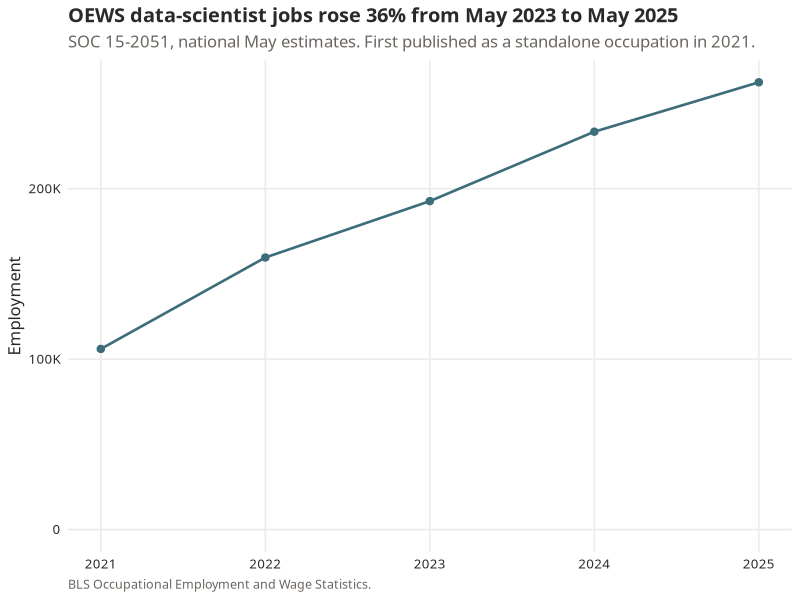
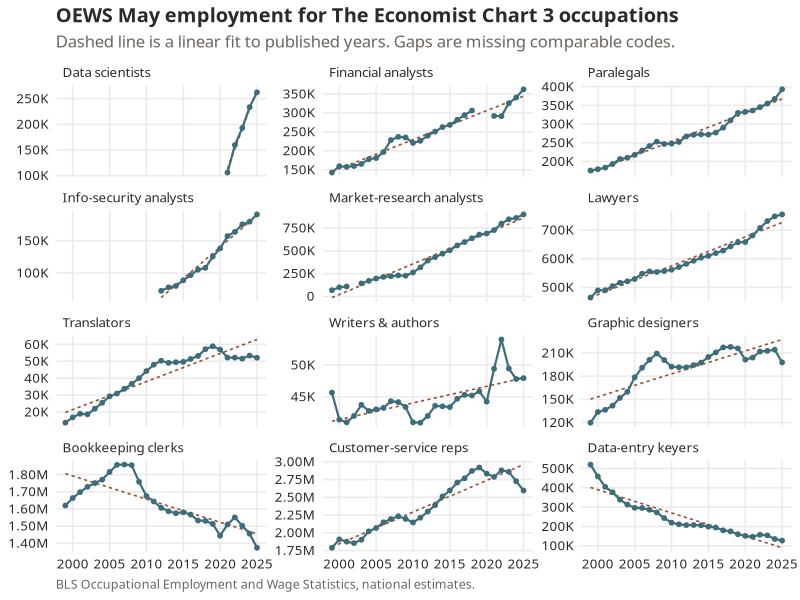
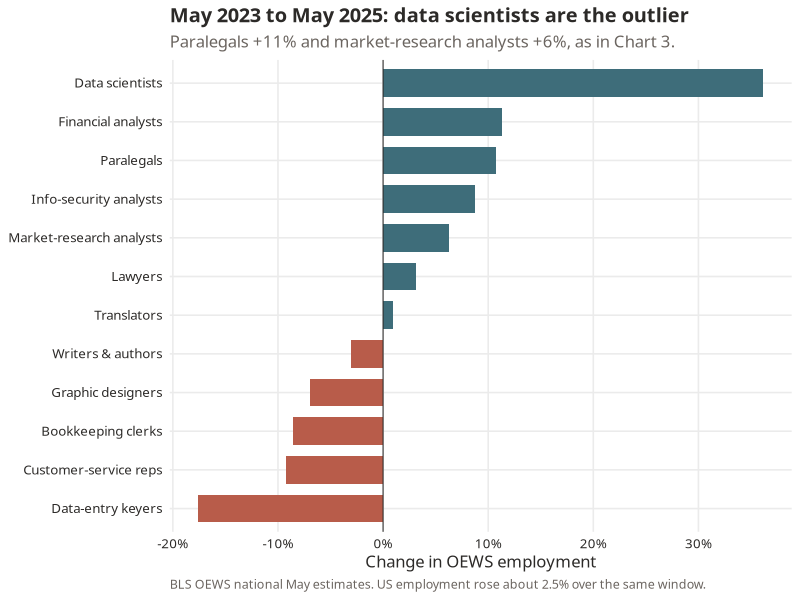
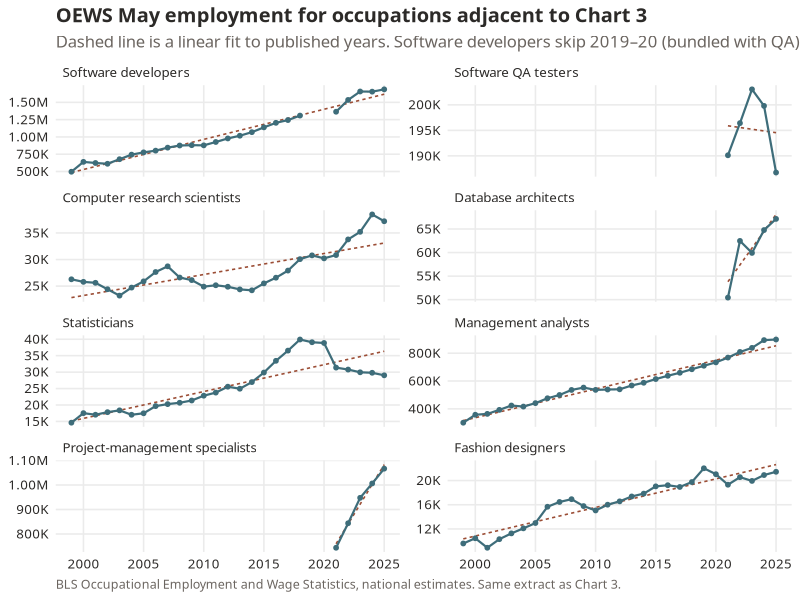

The R script that drew these images, in order:
library(dplyr)
library(readr)
library(ggplot2)
library(scales)
library(tidyr)

notebook_dir <- {
  csv <- "oews_occupations.csv"
  ofile <- Filter(Negate(is.null), lapply(sys.frames(), `[[`, "ofile"))
  candidates <- c(
    getwd(),
    file.path(getwd(), "notebooks", "data_scientist_employment"),
    if (length(ofile)) dirname(ofile[[1]])
  )
  found <- candidates[file.exists(file.path(candidates, csv))]
  if (!length(found)) {
    stop("Cannot find oews_occupations.csv from ", getwd())
  }
  normalizePath(found[[1]])
}
setwd(notebook_dir)
dir.create("plots", showWarnings = FALSE)

occupations <- c(
  "Data scientists",
  "Financial analysts",
  "Paralegals",
  "Info-security analysts",
  "Market-research analysts",
  "Lawyers",
  "Translators",
  "Writers & authors",
  "Graphic designers",
  "Bookkeeping clerks",
  "Customer-service reps",
  "Data-entry keyers"
)

oews <- read_csv("oews_occupations.csv", show_col_types = FALSE) |>
  filter(occupation %in% occupations) |>
  mutate(occupation = factor(occupation, levels = occupations))

# Insert NA years so ggplot does not draw a line across classification gaps.
oews_plot <- oews |>
  complete(occupation, year = min(year):max(year))

ink <- "#2C2A28"
teal <- "#3E6D7A"
muted <- "#6B6560"
rust <- "#9B4D35"

theme_note <- function() {
  theme_minimal(base_family = "Avenir Next", base_size = 12) +
    theme(
      plot.title = element_text(face = "bold", colour = ink, hjust = 0),
      plot.subtitle = element_text(colour = muted, hjust = 0),
      plot.caption = element_text(colour = muted, hjust = 0, size = 9),
      panel.grid.minor = element_blank(),
      strip.text = element_text(hjust = 0, colour = ink),
      axis.text = element_text(colour = ink),
      axis.title = element_text(colour = ink)
    )
}

oews

change <- oews |>
  filter(year %in% c(2023, 2025)) |>
  select(occupation, year, employment) |>
  pivot_wider(names_from = year, values_from = employment, names_prefix = "y") |>
  mutate(change_pct = 100 * (y2025 / y2023 - 1)) |>
  arrange(desc(change_pct))

change

ds <- oews |> filter(occupation == "Data scientists")
y2023 <- ds$employment[ds$year == 2023]
y2025 <- ds$employment[ds$year == 2025]

p_ds <- ggplot(ds, aes(year, employment)) +
  geom_line(colour = teal, linewidth = 0.9) +
  geom_point(colour = teal, size = 2.2) +
  scale_x_continuous(breaks = ds$year) +
  scale_y_continuous(labels = label_number(scale_cut = cut_short_scale()),
                     limits = c(0, NA)) +
  labs(
    title = sprintf(
      "OEWS data-scientist jobs rose %.0f%% from May 2023 to May 2025",
      100 * (y2025 / y2023 - 1)
    ),
    subtitle = "SOC 15-2051, national May estimates. First published as a standalone occupation in 2021.",
    x = NULL,
    y = "Employment",
    caption = "BLS Occupational Employment and Wage Statistics."
  ) +
  theme_note()
ggsave(file.path(notebook_dir, "plots", "data_scientists.png"), p_ds,
       width = 9.2, height = 5.2, dpi = 150)

p_facet <- ggplot(oews_plot, aes(year, employment)) +
  geom_smooth(method = "lm", formula = y ~ x, se = FALSE, colour = rust,
              linewidth = 0.55, linetype = "22", na.rm = TRUE) +
  geom_line(colour = teal, linewidth = 0.75) +
  geom_point(colour = teal, size = 1.3, na.rm = TRUE) +
  facet_wrap(~occupation, scales = "free_y", ncol = 3) +
  scale_x_continuous(breaks = c(2000, 2005, 2010, 2015, 2020, 2025)) +
  scale_y_continuous(labels = label_number(scale_cut = cut_short_scale())) +
  labs(
    title = "OEWS May employment for The Economist Chart 3 occupations",
    subtitle = "Dashed line is a linear fit to published years. Gaps are missing comparable codes.",
    x = NULL,
    y = NULL,
    caption = "BLS Occupational Employment and Wage Statistics, national estimates."
  ) +
  theme_note()
ggsave(file.path(notebook_dir, "plots", "facet.png"), p_facet,
       width = 9.5, height = 8.8, dpi = 600, bg = "white",
       device = ragg::agg_png)

p_change <- change |>
  mutate(occupation = factor(occupation, levels = rev(occupation))) |>
  ggplot(aes(change_pct, occupation, fill = change_pct > 0)) +
  geom_col(width = 0.72) +
  geom_vline(xintercept = 0, colour = ink, linewidth = 0.35) +
  scale_fill_manual(values = c("#B85C4A", teal), guide = "none") +
  scale_x_continuous(labels = label_number(suffix = "%")) +
  labs(
    title = "May 2023 to May 2025: data scientists are the outlier",
    subtitle = "Paralegals +11% and market-research analysts +6%, as in Chart 3.",
    x = "Change in OEWS employment",
    y = NULL,
    caption = "BLS OEWS national May estimates. US employment rose about 2.5% over the same window."
  ) +
  theme_note()
ggsave(file.path(notebook_dir, "plots", "change_2023_2025.png"), p_change,
       width = 9.2, height = 5.6, dpi = 150)

adjacent <- c(
  "Software developers",
  "Software QA testers",
  "Computer research scientists",
  "Database architects",
  "Statisticians",
  "Management analysts",
  "Project-management specialists",
  "Fashion designers"
)

oews_adj <- read_csv("oews_occupations.csv", show_col_types = FALSE) |>
  filter(occupation %in% adjacent) |>
  mutate(occupation = factor(occupation, levels = adjacent))

oews_adj_plot <- oews_adj |>
  complete(occupation, year = min(year):max(year))

change_adj <- oews_adj |>
  filter(year %in% c(2023, 2025)) |>
  select(occupation, year, employment) |>
  pivot_wider(names_from = year, values_from = employment, names_prefix = "y") |>
  mutate(change_pct = 100 * (y2025 / y2023 - 1)) |>
  arrange(desc(change_pct))

change_adj

p_adj <- ggplot(oews_adj_plot, aes(year, employment)) +
  geom_smooth(method = "lm", formula = y ~ x, se = FALSE, colour = rust,
              linewidth = 0.55, linetype = "22", na.rm = TRUE) +
  geom_line(colour = teal, linewidth = 0.75) +
  geom_point(colour = teal, size = 1.3, na.rm = TRUE) +
  facet_wrap(~occupation, scales = "free_y", ncol = 2) +
  scale_x_continuous(breaks = c(2000, 2005, 2010, 2015, 2020, 2025)) +
  scale_y_continuous(labels = label_number(scale_cut = cut_short_scale())) +
  labs(
    title = "OEWS May employment for occupations adjacent to Chart 3",
    subtitle = "Dashed line is a linear fit to published years. Software developers skip 2019–20 (bundled with QA).",
    x = NULL,
    y = NULL,
    caption = "BLS Occupational Employment and Wage Statistics, national estimates. Same extract as Chart 3."
  ) +
  theme_note()
ggsave(file.path(notebook_dir, "plots", "facet_adjacent.png"), p_adj,
       width = 9.5, height = 9.2, dpi = 600, bg = "white",
       device = ragg::agg_png)
